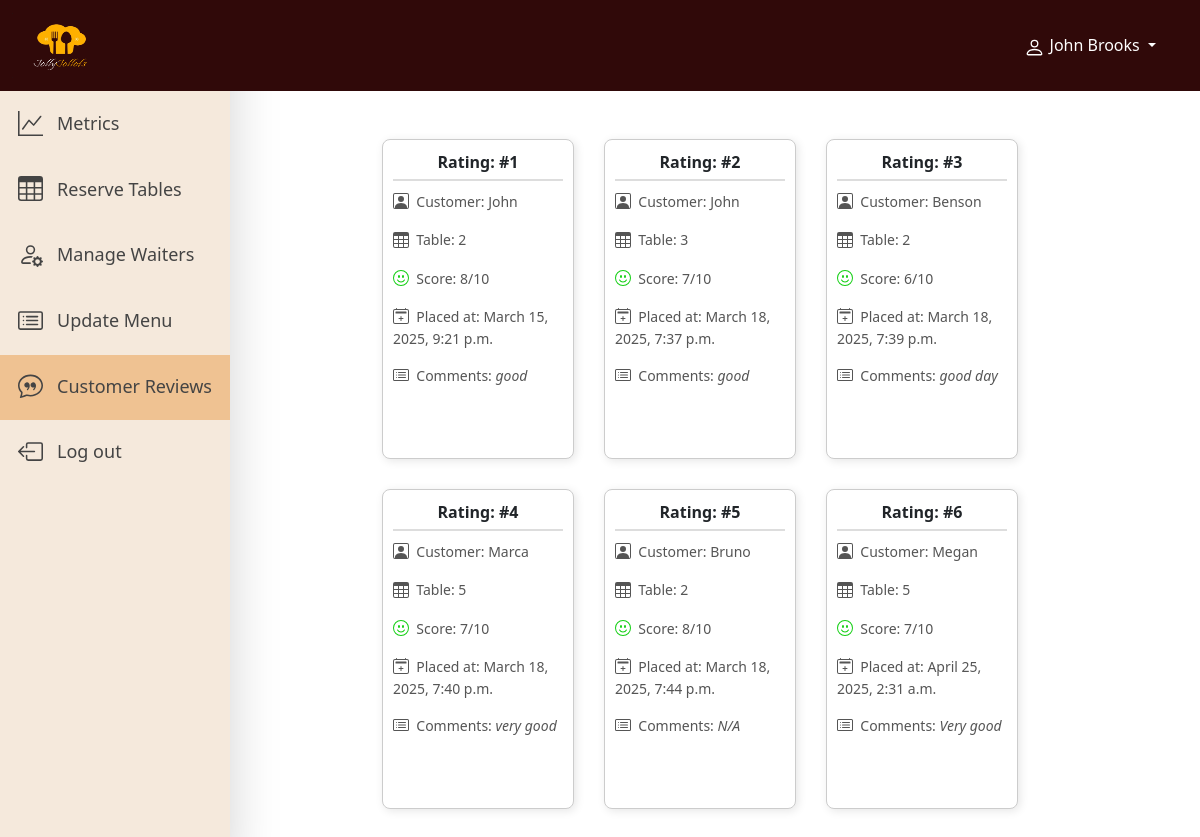
The app's page /users/manager-customer-feedback/ (signed in) with its own data.
### users/models.py (models this page shows, shortened)
class Manager(models.Model):
    managerId = models.CharField(max_length=10, unique=True, blank=True, primary_key=True)
    first_name = models.CharField(max_length=50)
    last_name = models.CharField(max_length=50)
    password = models.CharField(max_length=128)
    email = models.CharField(max_length=50)

### restaurant/models.py (models this page shows, shortened)
class Rating(models.Model):
    customer = models.ForeignKey(Customer, on_delete=models.SET_NULL, null=True, blank=True)
    customer_name = models.CharField(max_length=50, null=True)
    table = models.ForeignKey(Table, on_delete=models.SET_NULL, null=True, blank=True)
    score = models.CharField(max_length=10)
    comments = models.CharField(max_length=255, null=True, blank=True)
    submission_date = models.DateTimeField(auto_now_add=True)

class Table(models.Model):
    tableNo = models.CharField(max_length=10, unique=True, primary_key=True)
    capacity = models.IntegerField()
    waiter = models.ForeignKey(Waiter, blank=True, null=True, on_delete=models.SET_NULL)
    status = models.CharField(max_length=20, choices=[('available', 'Available'), ('reserved', 'Reserved')],
            default='available')

### users/views/manager_views.py (the view)
# urls.py: path('manager-customer-feedback/', manager_views.displayCustomerFeedback, name="manager-customer-feedback"),
def displayCustomerFeedback(request):
    manager_id = request.session.get("manager_id")  # Get manager_id from session
    if manager_id:
        try:
            manager = Manager.objects.get(managerId=manager_id)
            customer_ratings = Rating.objects.all()
            context = {
                "media_url": settings.MEDIA_URL,  # Passing MEDIA_URL to the template
                "manager": manager,
                "ratings": customer_ratings
            }
            return render(request, "managers/customer_ratings.html", context)
        except Manager.DoesNotExist:
            messages.error(request, "Manager not found. Please log in again.")
            return redirect("manager-login")
    else:
        messages.error(request, "You must be logged in to view this page.")
        return redirect("manager-login")

### users/templates/managers/customer_ratings.html (shortened to what this page needs)
{% extends 'layout.html' %}
{% block content %}
    <div id="navbar-menuItems">
        <nav style="background-color:#300909" class="navbar navbar-expand-lg">
            <div class="container-fluid">
                <a class="navbar-brand" href="#">
                    <img src="{{ media_url }}RestaurantLogoDesign-FYP.png" alt="Card Image">
                </a>
                <div class="dropdown" style="float:right; margin-right: 2rem;">
                    <a style="color:white;" class="nav-link dropdown-toggle" href="#" role="button" data-bs-toggle="dropdown" aria-expanded="false">
                    {{ manager.first_name }} {{ manager.last_name }}
                    </a>
                </div>
            </div>
        </nav>
    </div>
    <div class="Man-sidebar shadow-lg">
        <a href="{% url 'manager-home' %}">
            <span>
            </span> &nbsp; Metrics
        </a>
        <a href="{% url 'manager-table-reservation' %}">
            <span>
            </span> &nbsp; Reserve Tables
        </a>
        <a href="{% url 'manager-waiter-management' %}">
            <span>
            </span> &nbsp; Manage Waiters
        </a>
        <a href="{% url 'manager-menu-management' %}">
            <span>
            </span>&nbsp; Update Menu
        </a>
        <a id="CustomerRevBtn"><span>
            </span> &nbsp; Customer Reviews
        </a>
        <a onclick="logOutConfirmation()">
            <span>
            </span> &nbsp; Log out
        </a>
    </div>
    <br><br>
    <div class="customer-ratings" >
        {% if ratings %}
            {% for rating in ratings %}
                <div class="CR-orderitem-box">
                    <p class="CR-order-title">Rating: #{{ rating.id}}</p>
                    <div class="CR-order-details">
                        <p>&nbsp;&nbsp;Customer: {{ rating.customer_name }}</p>
                        <p>&nbsp;&nbsp;Table: {{ rating.table.tableNo }}</span></p>
                        {% if rating.score|add:0 >= 5 %}
                            <p>&nbsp;&nbsp;Score: {{ rating.score }}/10</span></p>
                        {% endif %}
                        <p>&nbsp;&nbsp;Placed at: {{ rating.submission_date }}</span></p>
                        {% if rating.comments%}
                            <p>&nbsp;&nbsp;Comments: <em>{{ rating.comments }}</em></p>
                        {% else %}
                            <p>&nbsp;&nbsp;Comments: <em>N/A</em></p>
                        {% endif %}
                    </div>
                </div>
            {% endfor %}
        {% else %}
            <center><em><p style="color:gray; text-align:center; margin: 0 auto;">No reviews to display</p></em></center>
        {% endif %}
    </div>
    <br><br>
{% endblock %}

### static/css/style.css (style rules this page uses)
* { margin: 0; padding: 0; box-sizing: border-box; }
body { min-height: 100vh; background-color: rgb(252, 252, 252); font-size: 1rem; display: flex; flex-flow: column; font-family: 'Roboto', Arial, sans-serif; }
.navbar-brand img { height: 65px; width: 130%; }
.Man-sidebar { height: 100%; width: 230px; position: fixed; top: 0; left: 0; background-color: #F5E9DC; padding-top: 92px; color: #444444; z-index: 1; }
nav { top: 0; width: 100%; z-index: 1001; position: fixed; }
.Man-sidebar a { display: block; padding: 18px; text-decoration: none; font-size: 18px; color:#444444 !important; }
.Man-sidebar a.active { background-color: #efc292; color: #444444; }
#navbar-menuItems { position: sticky; top: 0; width: 100%; z-index: 1001; }
.customer-ratings { display: grid; grid-template-columns: repeat(3, 1fr); gap: 30px; margin: 0 auto; padding-left: 200px; }
.CR-orderitem-box { border: 1px solid #ccc; padding: 10px; border-radius: 8px; background: #fff; box-shadow: 2px 2px 10px rgba(0, 0, 0, 0.1); width:16vw; height:40vh; }
.CR-order-title { font-weight: bold; text-align: center; padding-bottom: 5px; border-bottom: 2px solid #ddd; margin-bottom: 10px; }
.CR-order-details { font-size: 14px; color: #555; overflow-y:auto; height:25vh; }

### records on screen
Manager: first_name "John", last_name "Brooks"
Rating: id "1", customer_name "John", table.tableNo "2", score "8", submission_date "March 15, 2025, 9:21 p.m.", comments "good…"
Rating: id "2", customer_name "John", table.tableNo "3", score "7", submission_date "March 18, 2025, 7:37 p.m.", comments "good…"
Rating: id "3", customer_name "Benson", table.tableNo "2", score "6", submission_date "March 18, 2025, 7:39 p.m.", comments "good day"
Rating: id "4", customer_name "Marca", table.tableNo "5", score "7", submission_date "March 18, 2025, 7:40 p.m.", comments "very good…"
Rating: id "5", customer_name "Bruno", table.tableNo "2", score "8", submission_date "March 18, 2025, 7:44 p.m.", shows "Comments:", comments "N/A"
Rating: id "6", customer_name "Megan", table.tableNo "5", score "7", submission_date "April 25, 2025, 2:31 a.m.", comments "Very good…"
